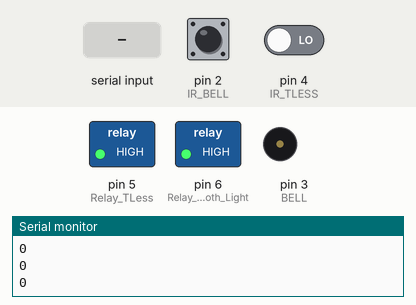
Bench run of a sketch on a simulated Arduino Uno, built with avr-gcc and run on an emulated ATmega328P. Shown: switched loads named in the sketch (green lamp = pin HIGH), buzzer (waves = sounding), the last lines printed to the serial monitor. The inputs (shaded band) are chosen by the test bench; at power-on: pin 4 (IR_TLESS) LOW, pin 2 (IR_BELL) HIGH.

Above: at 1.2 s.
1.3 s: pin 4 (IR_TLESS) driven HIGH
At 1.6 s:
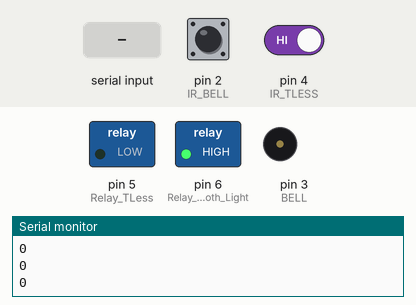
2.8 s: "A" received over Serial
At 3.9 s:
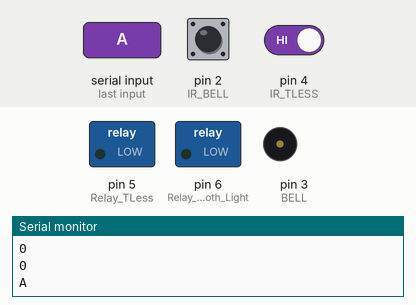
4.3 s: "a" received over Serial
At 5.1 s:
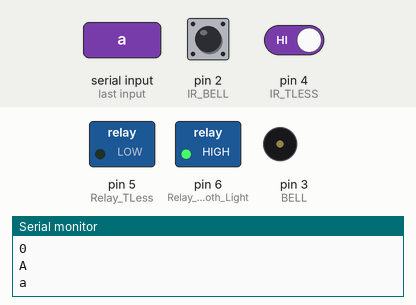
5.8 s: pin 2 (IR_BELL) pulsed LOW 2 times (0.12 s each, 0.3 s apart)
At 7.0 s:
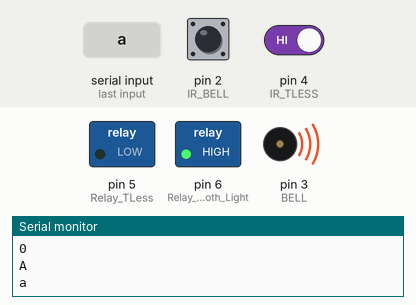
Timing chart, 0 to 10.4 s (numbered marks = the images above; inputs shaded):
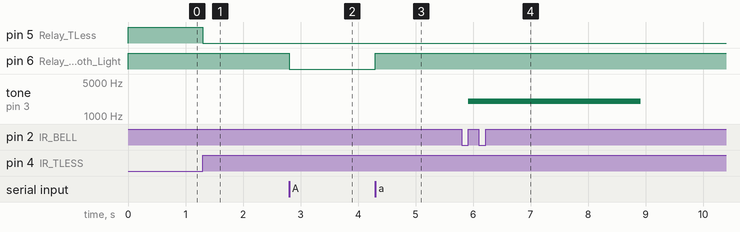

Measured:
- after the input at 1.3 s, pin 5 (Relay_TLess): HIGH → LOW at once
- after the input at 2.8 s, pin 6 (Relay_Bluetooth_Light): HIGH → LOW at once
- after the input at 4.3 s, pin 6 (Relay_Bluetooth_Light): LOW → HIGH at once
- after the input at 5.8 s, tone on pin 3 (BELL): silent → 2000 Hz after 0.12 s, → silent 3.0 s later

The sketch:

Home.ino
```cpp
#define IR_BELL               2
#define BELL                  3
#define IR_TLESS              4
#define Relay_TLess           5
#define Relay_Bluetooth_Light 6


int bell_value = 1, Tless_value = 1;
void setup()
{
  Serial.begin(9600);
  pinMode(IR_BELL, INPUT);
  pinMode(IR_TLESS, INPUT);
  pinMode(BELL, OUTPUT);
  pinMode(Relay_TLess, OUTPUT);
  pinMode(Relay_Bluetooth_Light, OUTPUT);
  digitalWrite(Relay_Bluetooth_Light, HIGH);
  digitalWrite(Relay_TLess, HIGH);
}
void loop()
{
  //  TOUCH_LESS BELL
  Bell();
  //  TOUCH LESS LIGHT
  TLess();
  // Bluetooth
  Bluetooth();


}

void Bell()
{
  //  Serial.println(digitalRead(IR_BELL));
  while (digitalRead(IR_BELL) == 0)
  {
    //    Serial.println(digitalRead(IR_BELL));
    bell_value = 0;
  }
  if (bell_value == 0)
  {
    tone(BELL, 2000);
    delay(3000);
    noTone(BELL);
    bell_value = 1;
  }
}

void TLess()
{
//  Serial.println(digitalRead(IR_TLESS));
  while (digitalRead(IR_TLESS) == 0)
  {
    Serial.println(digitalRead(IR_TLESS));
    Tless_value = 0;
  }

  if (Tless_value == 0)
  {
    if (digitalRead(Relay_TLess) == HIGH)
    {
      digitalWrite(Relay_TLess, LOW);
      delay(900);
    }
    else if (digitalRead(Relay_TLess) == LOW)
    {
      digitalWrite(Relay_TLess, HIGH);
      delay(900);
    }
    Tless_value = 1;
  }
}

void Bluetooth()
{
  char Data = '0';
  while (Serial.available() > 0)
  {
    Data = Serial.read();
    Serial.println(Data);
    if (Data == 'A')
    {
      digitalWrite(Relay_Bluetooth_Light, LOW);
    }
    if (Data == 'a')
    {
      digitalWrite(Relay_Bluetooth_Light, HIGH);
    }
  }
}
```
